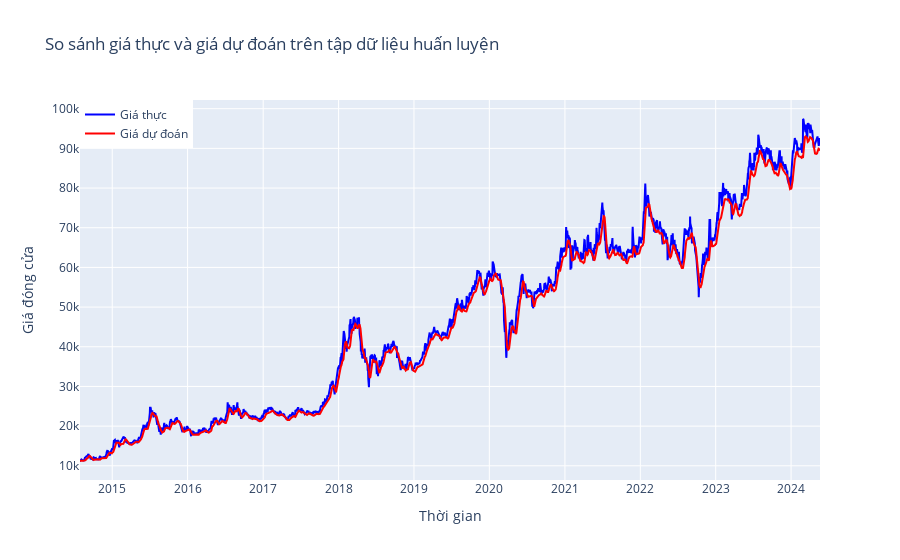

The code cell stored with this chart in its notebook:
### Code cell
# Đánh giá mô hình
mse_lstm = mean_squared_error(y_train, y_train_predict)
r2_lstm = r2_score(y_train, y_train_predict)
mae_lstm = mean_absolute_error(y_train, y_train_predict)

print("Mean Absolute Error (MAE):", mae_lstm)
print("Mean Squared Error trên tập huấn luyện:", mse_lstm)
print("R^2 Score trên tập huấn luyện:", r2_lstm)

# Vẽ biểu đồ so sánh giá thực và giá dự đoán
fig = go.Figure()

fig.add_trace(go.Scatter(x=times, y=y_train.flatten(), mode='lines', name='Giá thực', line=dict(color='blue')))
fig.add_trace(go.Scatter(x=times, y=y_train_predict.flatten(), mode='lines', name='Giá dự đoán', line=dict(color='red')))

fig.update_layout(
    title='So sánh giá thực và giá dự đoán trên tập dữ liệu huấn luyện',
    xaxis_title='Thời gian',
    yaxis_title='Giá đóng cửa',
    legend=dict(x=0, y=1, traceorder='normal')
)

fig.show()

### Figure 1 — Plotly figure (JSON) as saved in the notebook; plotly's stock layout.template omitted (floating-point values rounded to 4 significant figures; data arrays with more than 128 entries replaced by an {"elided": "..."} marker saying what was removed)
{"data": [{"line": {"color": "blue"}, "mode": "lines", "name": "Giá thực", "type": "scatter", "x": {"elided": "2449 str values"}, "y": {"elided": "2449 float values"}}, {"line": {"color": "red"}, "mode": "lines", "name": "Giá dự đoán", "type": "scatter", "x": {"elided": "2449 str values"}, "y": {"elided": "2449 float values"}}], "layout": {"legend": {"traceorder": "normal", "x": 0, "y": 1}, "title": {"text": "So sánh giá thực và giá dự đoán trên tập dữ liệu huấn luyện"}, "xaxis": {"title": {"text": "Thời gian"}}, "yaxis": {"title": {"text": "Giá đóng cửa"}}}}
